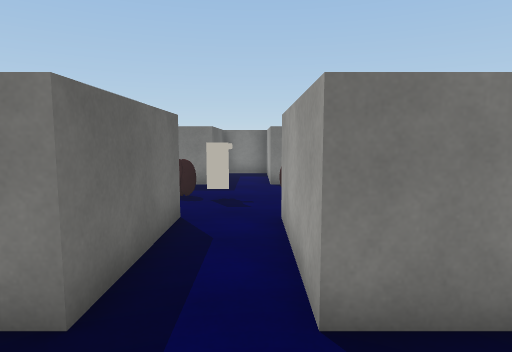
View 1 (above)

16 first-person views from a walk through a 3-D level made in the Unity game engine. The camera is 1.5 m above the floor, tilts 6° down and sees 75° across. The floor is counted in squares, 1 m on a side. Each view is taken from the middle of a square. On the plan, view 1 faces up. The plan holds only what a view shows up to about 15 squares ahead; the rest is blank. The place goes on beyond the plan. The player is left out. Door leaves are left out, so doorways stand open. Some surface patterns are stand-ins.

View 2
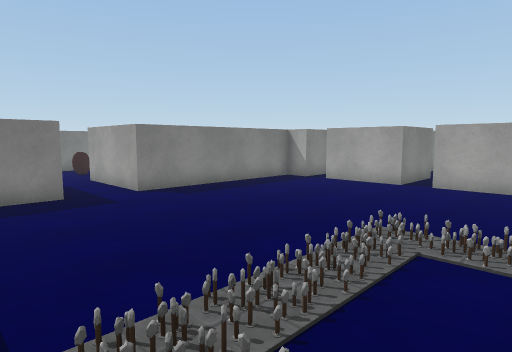

View 3
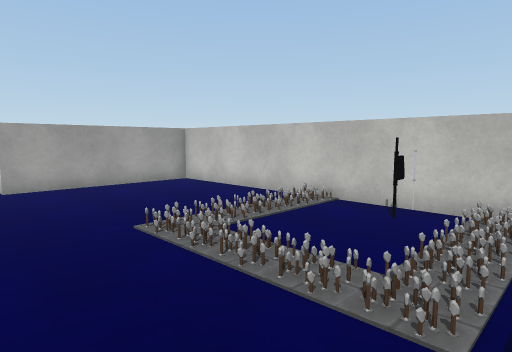

View 4
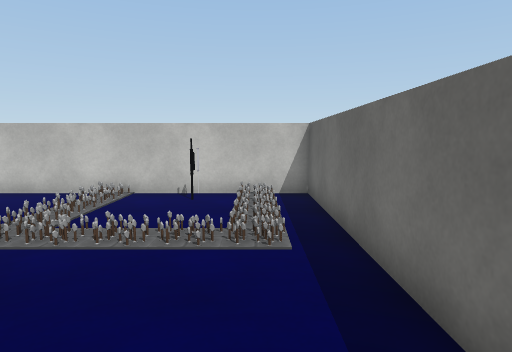

View 5
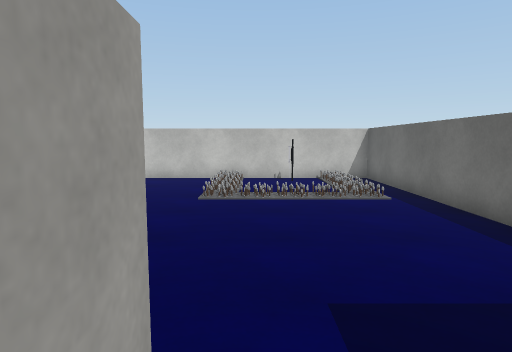

View 6
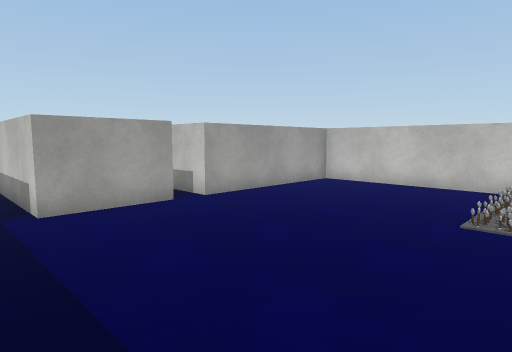

View 7
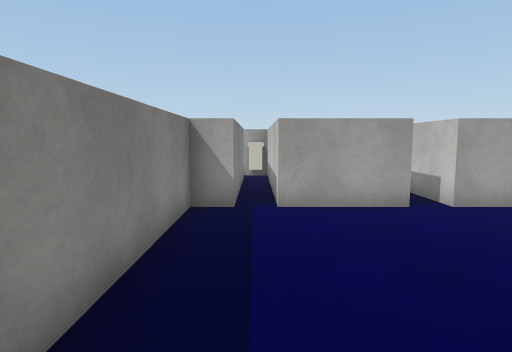

View 8
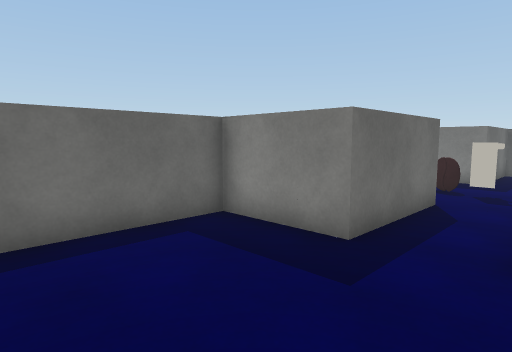

View 9
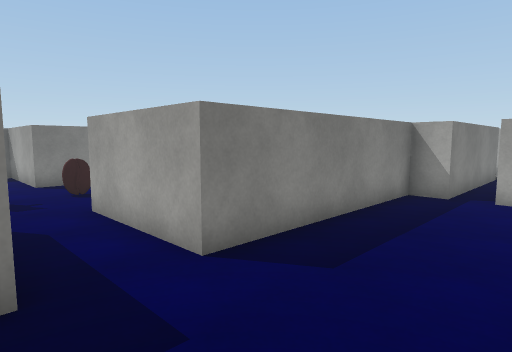

View 10
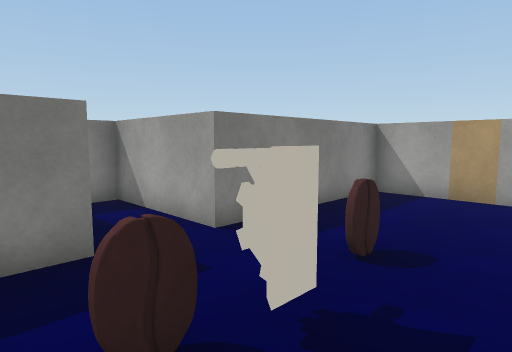

View 11
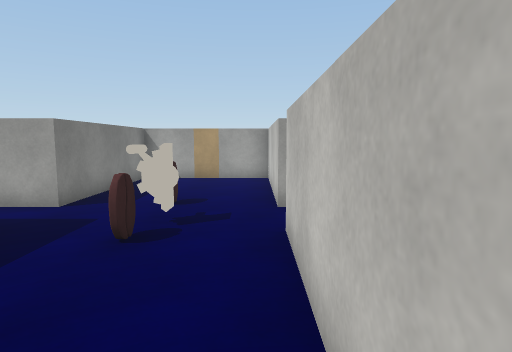

View 12
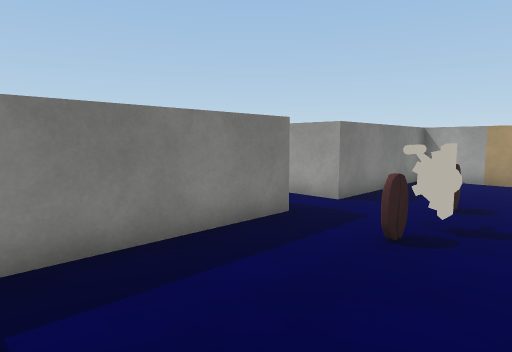

View 13
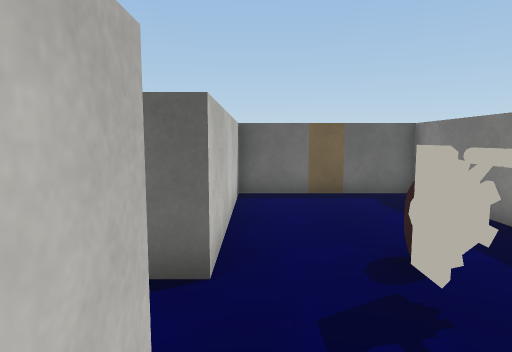

View 14
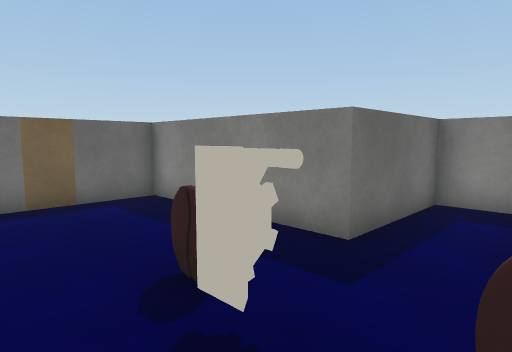

View 15
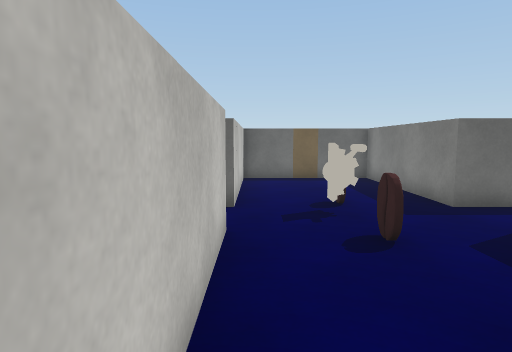

View 16
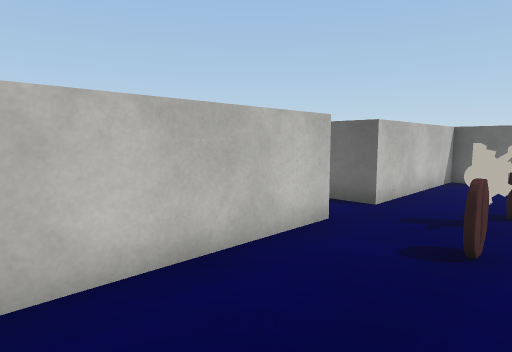

### Floor plan
Ten units are one square. View 1 is at (0, 0); x grows to the right and y downward. Boxes are objects, and circles mark ways between rooms. Rooms are numbered by the first view taken in them; rooms with no view inside come last. Other rooms are left out.
<svg viewBox="-80 -160 230 260">
<path fill="none" stroke="#000" d="M75 25 75 -5 139 -5M0 95 75 95 75 35M-15 -65 -15 -25 -45 -25 -45 95 -20 95M135 -15 75 -15 75 -25 5 -25 5 -65M145 -4 145 -18M5 -65 58 -65M65 -64 65 -115 5 -115 5 -155 -15 -155 -15 -115 -75 -115 -75 -65 -15 -65M-20 95 0 95"/>
<rect x="135" y="-15" width="10" height="10" fill="#bbb"><title>other object</title></rect>
<rect x="-25" y="-95" width="10" height="10" fill="#bbb"><title>other object</title></rect>
<rect x="-15" y="-95" width="10" height="10" fill="#bbb"><title>other object</title></rect>
<rect x="5" y="-95" width="10" height="10" fill="#bbb"><title>other object</title></rect>
<rect x="-15" y="85" width="10" height="10" fill="#bbb"><title>other object</title></rect>
<circle cx="-5" cy="-60" r="3" fill="#2a7"/>
<circle cx="-10" cy="74" r="3" fill="#2a7"/>
<text x="20" y="30">1</text>
<text x="-10" y="-90">2</text>
<text x="-10" y="90">3</text>
</svg>
Room 1 opens to room 2. Room 1 opens to room 3.

Where each view was taken, in squares from view 1:
view 1: 0 up, 0 right, facing up
view 2: 7 down, 4 left, facing up-right
view 3: 2 down, 4 left, facing down-right
view 4: 0 up, 3 left, facing down
view 5: 4 up, 0 right, facing down
view 6: 2 up, 0 right, facing down-right
view 7: 1 up, 0 right, facing right
view 8: 2 down, 1 right, facing up-left
view 9: 1 down, 2 left, facing up-right
view 10: 7 up, 3 left, facing up-right
view 11: 7 up, 7 left, facing right
view 12: 7 up, 7 left, facing up-right
view 13: 7 up, 2 right, facing left
view 14: 7 up, 1 right, facing up-left
view 15: 7 up, 6 right, facing left
view 16: 10 up, 6 right, facing down-left
